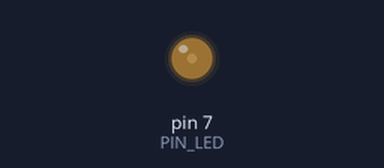
Recording of a sketch running on a simulated Arduino Uno, built with avr-gcc and run on an emulated ATmega328P. Shown: output pins drawn as LEDs (lit = HIGH).

Above: at 0.05 s.
At 0.55 s:
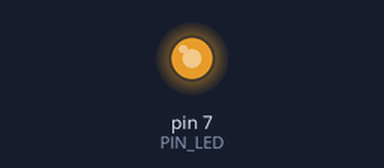
At 1.1 s:
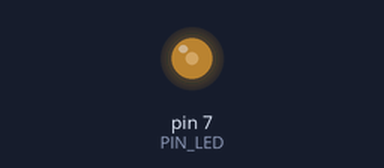
Timing chart, 0 to 3.0 s (numbered marks = the images above):
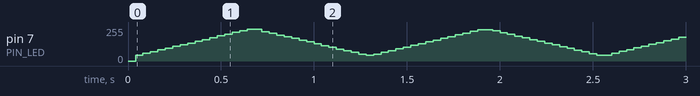

The sketch:

06C1.ino
```cpp
#define PIN_LED 7

void setup() {
  pinMode(PIN_LED, OUTPUT);
}
int set_period(int period){
    return period;
}
void set_duty(int duty, int k){
    digitalWrite(PIN_LED, HIGH);
    delayMicroseconds(k/100*duty);
    digitalWrite(PIN_LED, LOW);
    delayMicroseconds(k/100*(100-duty));
  }

void loop() {
  int i;
  int j;
  int t = set_period(100);
  if (t==10000){
     unsigned long time1 = millis();
    for(i=0;i<=100;i++)set_duty(i,t);

    for(i=100;i>=1;i--) set_duty(i,t);
    unsigned long time2 = millis();
  }
  else if(t==1000){
    unsigned long time1 = millis();
     for(i=0;i<=100;i++)
      for(j=1;j<=5;j++) set_duty(i,t);
    for(i=100;i>=1;i--)
      for(j=1;j<=5;j++) set_duty(i,t);
    unsigned long time2 = millis();

  }
    else if(t==100){
    unsigned long time1 = millis();
     for(i=0;i<=100;i++)
      for(j=1;j<=50;j++)set_duty(i,t);
    for(i=100;i>=1;i--)
      for(j=1;j<=50;j++) set_duty(i,t);
    unsigned long time2 = millis();

  }
}
```
